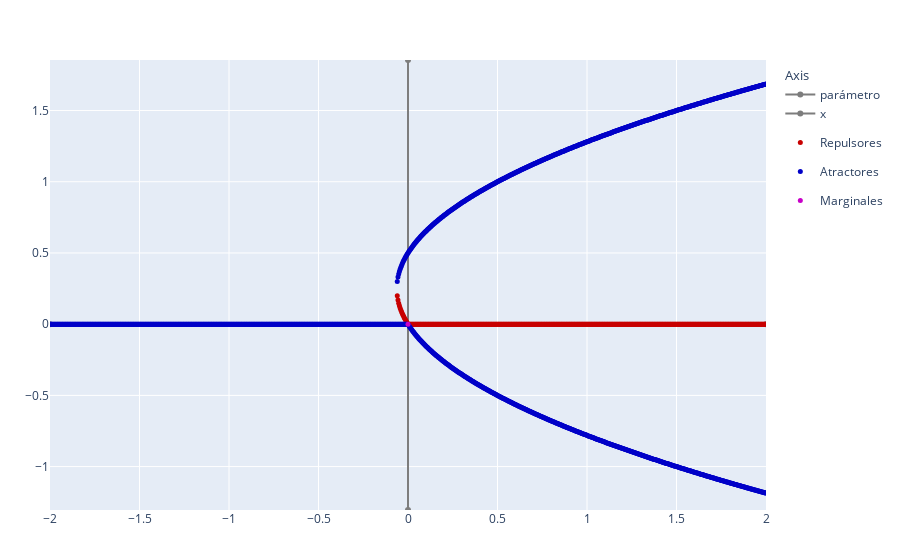

Write notebook code for a chart like this one.
### Code cell
diag_bifurc(f_b;interval=[-2,2],nPoints=1000)

### Figure 1 — Plotly figure (JSON) as saved in the notebook; plotly's stock layout.template omitted (floating-point values rounded to 4 significant figures; data arrays with more than 128 entries replaced by an {"elided": "..."} marker saying what was removed)
{"data": [{"legendgroup": "Axis", "legendgrouptitle": {"text": "Axis"}, "line": {"color": "rgb(125,125,125)"}, "name": "parámetro", "type": "scatter", "x": [-2, 2], "y": [0, 0]}, {"legendgroup": "Axis", "line": {"color": "rgb(125,125,125)"}, "name": "x", "type": "scatter", "x": [0, 0], "y": [-1.305, 1.855]}, {"marker": {"color": "rgb(200,0,0)", "size": 5}, "mode": "markers", "name": "Repulsores", "type": "scatter", "x": {"elided": "515 float values"}, "y": {"elided": "515 float values"}}, {"marker": {"color": "rgb(0,0,200)", "size": 5}, "mode": "markers", "name": "Atractores", "type": "scatter", "x": {"elided": "1516 float values"}, "y": {"elided": "1516 float values"}}, {"marker": {"color": "rgb(200,0,200)", "size": 5}, "mode": "markers", "name": "Marginales", "type": "scatter", "x": [0], "y": [-2.484e-08]}], "layout": {"margin": {"b": 50, "l": 50, "r": 50, "t": 60}, "xaxis": {"range": [-2, 2]}, "yaxis": {"range": [-1.305, 1.855]}}}
